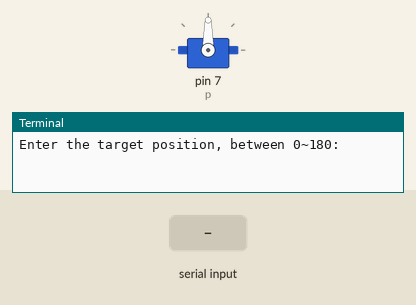
Simulated run of this program. Board: Raspberry Pi (header pin numbers). Shown: servo, the last lines printed to the terminal. The inputs (shaded band) are chosen by the test bench. Servo angles are drawn from the pulse width (0.5 ms = 0°, 2.5 ms = 180°).

Above: at 1.2 s.
1.3 s: "1" typed at the terminal, then Enter
At 2.2 s:
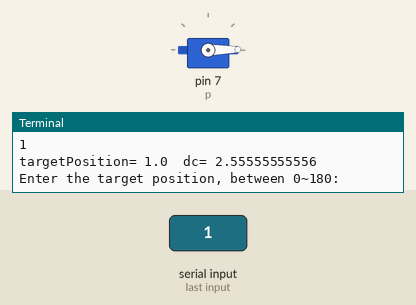
2.8 s: "0" typed at the terminal, then Enter
At 3.3 s:
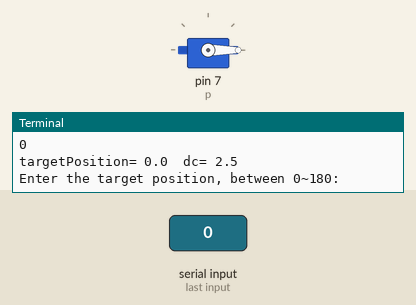
Timing chart, 0 to 5.8 s (numbered marks = the images above; inputs shaded):
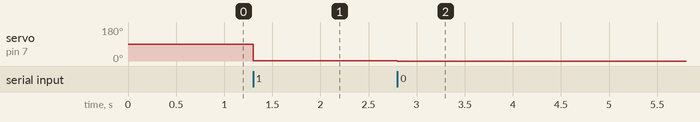

The program:

sg90_4.py
```python
import RPi.GPIO as GPIO
import time

GPIO.setmode(GPIO.BOARD)
GPIO.setup(7, GPIO.OUT)

# construct a pwm object
p = GPIO.PWM(7, 50) # 50 HZ, each pulse is 20 ms
p.start(7.5)        # duty cycle 7.5

try:
    while True:
        targetPosition = (float)(input("Enter the target position, between 0~180:"))
        dc = targetPosition/18 + 2.5
        print "targetPosition=", targetPosition, " dc=", dc
        p.ChangeDutyCycle(dc)

except KeyboardInterrupt:
    p.stop()
    GPIO.cleanup()
    print "user interrupt"
```

Measured:
- after the input at 1.3 s, servo on pin 7 (p): 90° → 1° at once
- after the input at 2.8 s, servo on pin 7 (p): 1° → 0° at once
